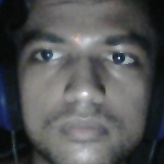
#> input picture Image/Han /Han 1.jpg, 164 x 164 px; its folder holds only this picture in this run
$ python f_train_test.py
#> lines starting #> are read from the running program, lines starting #| are printed output that depends on the picture
import cv2
import numpy as np
from PIL import Image
import os
from sklearn.model_selection import train_test_split

# Parent path for face image database
parent_path = 'Image'

recognizer = cv2.face.LBPHFaceRecognizer_create()
detector = cv2.CascadeClassifier("haarcascade_frontalface_default.xml")

# Function to get the images and label data
def getImagesAndLabels(parent_path):
#> called with parent_path = 'Image'
    faceSamples = []
    ids = []
    id_dict = {}

    for subdir in os.listdir(parent_path):
        dir_path = os.path.join(parent_path, subdir)
        if not os.path.isdir(dir_path):
            continue

        id_str = subdir.replace('.jpg', '')  # Remove '.jpg' from the subdirectory name

        if id_str not in id_dict:
            id_dict[id_str] = len(id_dict) + 1

        id = id_dict[id_str]  # Use the dictionary value as the ID

        for filename in os.listdir(dir_path):
            if not filename.endswith('.jpg'):
                continue

            imagePath = os.path.join(dir_path, filename)
            PIL_img = Image.open(imagePath).convert('L')  # Convert it to grayscale
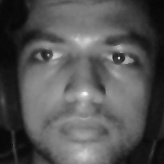
#> PIL_img: PIL image 164x164 L; min 7, max 249, mean 83.9
            img_numpy = np.array(PIL_img, 'uint8')

            faces = detector.detectMultiScale(img_numpy)
#> faces = [[12, 13, 142, 142]]

            for (x, y, w, h) in faces:
                faceSamples.append(img_numpy[y:y + h, x:x + w])
                ids.append(id)
#> this loop made 1 pass
#> after the loop, faceSamples = 1 item; ids = [1]
#> pass 2 of the loop in getImagesAndLabels, `for subdir in os.listdir(parent_path):`:
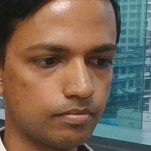
#> input picture Image/Han Min Oo/Han Min Oo_1.jpg, 151 x 151 px
#> in getImagesAndLabels, `PIL_img = Image.open(imagePath).convert('L')`:
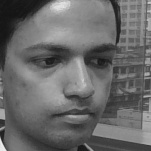
#> PIL_img: PIL image 151x151 L; min 20, max 237, mean 104.8
#> in getImagesAndLabels, `faces = detector.detectMultiScale(img_numpy)`: faces = [[6, 8, 139, 139]]
#> the loop in getImagesAndLabels, `for (x, y, w, h) in faces:` made 1 pass
#> after the loop in getImagesAndLabels, `for (x, y, w, h) in faces:`: faceSamples = 2 items; ids = [1, 2]

    return faceSamples, ids, id_dict

print("\n [INFO] Loading and splitting the data...")
faces, ids, id_dict = getImagesAndLabels(parent_path)
#> faces = 2 items; ids = [1, 2]; id_dict = {'Han ': 1, 'Han Min Oo': 2}

# Split the data into training and testing sets (80% training, 20% testing)
X_train, X_test, y_train, y_test = train_test_split(faces, ids, test_size=0.2, random_state=42)
#> X_train = 1 item; X_test = 1 item; y_train = [1]; y_test = [2]

print("\n [INFO] Training faces. It will take a few seconds. Wait ...")
recognizer.train(X_train, np.array(y_train))

# Save the model into trainer/ directory
trainer_dir = 'trainer/'
os.makedirs(trainer_dir, exist_ok=True)
recognizer.save(os.path.join(trainer_dir, 'face_recognition.yml'))

# Print the number of faces trained
print("\n [INFO] {0} faces trained.".format(len(np.unique(ids))))
#|  [INFO] 2 faces trained.

# Save ID names to a text file
with open('trainer/id_names.txt', 'w') as file:
    for key, value in id_dict.items():
        file.write(f"{value}: {key}\n")
#> this loop made 2 passes


# Testing phase
print("\n [INFO] Testing the trained model.")
correct_predictions = 0
total_predictions = len(X_test)
#> total_predictions = 1

for i in range(len(X_test)):
    label, confidence = recognizer.predict(X_test[i])
    predicted_name = [name for name, id in id_dict.items() if id == label][0]
    true_name = [name for name, id in id_dict.items() if id == y_test[i]][0]

    if label == y_test[i]:
        correct_predictions += 1

    confidence_percentage = round(100 - confidence, 2)
    print(f"Test {i + 1}: Predicted Name: {predicted_name}, True Name: {true_name}, Confidence: {confidence_percentage:.2f}%")
#> this loop made 1 pass
#> (label, confidence, predicted_name, true_name, confidence_percentage) on pass 1: (1, 106.5, 'Han ', 'Han Min Oo', -6.53)
#| Test 1: Predicted Name: Han , True Name: Han Min Oo, Confidence: -6.53%
#> after the loop, correct_predictions = 0

accuracy = (correct_predictions / total_predictions) * 100
#> accuracy = 0
print("\n [INFO] Testing completed.")
#print(f"Accuracy: {accuracy:.2f}%")
